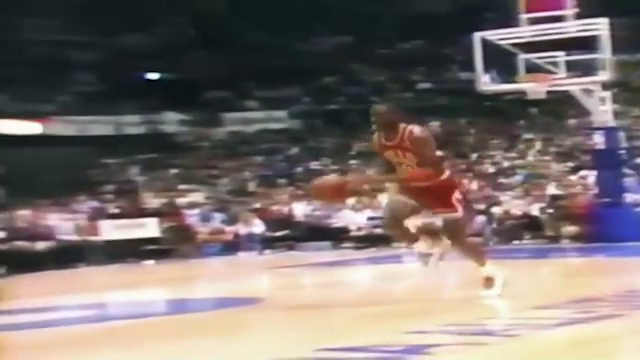
#> input picture frame 24 of Visuals/Main.mp4, 640 x 360 px
$ jupyter execute --allow-errors Assignment_5_copy.ipynb
#> lines starting #> are read from the running program, lines starting #| are printed output that depends on the picture
# Assignment 5 (Week 4)

## Assignment: Video Processing and Contour Detection Using OpenCV

reference:  https://colab.research.google.com/drive/1_FGt6GyViY1BAK2dIpf5DFjpH79zBV5E?usp=sharingLinks

**Objective:**

In this assignment, you will gain hands-on experience with OpenCV by building three applications in a Google Colab notebook:

1. **Video I/O Application:** Read from and write to a video stream. You can modify or extend the code we used in class.
2. **Motion Detection Application:** Develop a motion detection system that explains the concepts of foreground mass (the difference between the background model and the current frame) and erosion (a morphological operation used to remove noise). You should demonstrate erosion on a new video clip.
3. **Contour Detection Application:** Write code that identifies and draws contours on an image. For extra credit, extend your solution to detect and draw contours in a video (with a clip that is less than one minute long).

## Part 1: Video I/O Application

**Requirements:**

- **Input:** Use any video file of your choice (or create one, e.g., using your webcam or a synthetic video clip that is less than 1 minute long).
- **Processing:** Implement a simple transformation on each frame (this can be as basic as converting to grayscale, overlaying text, or drawing shapes).
- **Output:** Write the processed frames to a new video file.

**Instructions:**

1. **Reading the Video:**
    - Use cv2.VideoCapture to open the video file.
    - Loop through each frame and perform your processing.
2. **Processing the Frames:**
    - Apply your chosen transformation (for example, add a timestamp overlay or convert to grayscale).
3. **Writing the Video:**
    - Use cv2.VideoWriter to create an output video file.
    - Write the processed frames to this file.

Hint: Ensure your output video settings (frame size, codec, and frame rate) match the input video.

[cell 1]
# First cell: Video Display
# This cell demonstrates how to load and display a video using MoviePy

# Import VideoFileClip from moviepy.editor - this class handles video file operations
# VideoFileClip can read various video formats and provides methods for video manipulation
from moviepy import VideoFileClip
from IPython.display import display, Video

# Specify the path to the input video file
# The video is located in the Visuals directory, one level up from current directory
input_video = '../Visuals/Main.mp4'

# Load the video file into a VideoFileClip object
# This creates a clip object that can be manipulated and displayed
#> (the rest of this cell did not finish here and is left out)

[cell 2]
import cv2

# Part 1: Video I/O Application

# Define the paths for input and output videos
# We'll read from Main.mp4 and create a grayscale version as output
input_video_path = '../Visuals/Main.mp4'
output_video_path = '../Visuals/Output_Main_Grayscale.avi'

# Initialize video capture object to read from the input video file
# cv2.VideoCapture() creates a video capture object that can read frames from a video
cap = cv2.VideoCapture(input_video_path)

# Extract important video properties that we'll need for the output video
# CAP_PROP_FRAME_WIDTH/HEIGHT: Get the dimensions of each video frame
# CAP_PROP_FPS: Get the frames per second of the input video
frame_width = int(cap.get(cv2.CAP_PROP_FRAME_WIDTH))
frame_height = int(cap.get(cv2.CAP_PROP_FRAME_HEIGHT))
frame_rate = int(cap.get(cv2.CAP_PROP_FPS))

# Set up the video writer object to save the processed frames
# fourcc: Four character code that specifies the video codec (mp4v for MP4 format)
# isColor=False because we're writing grayscale frames
fourcc = cv2.VideoWriter_fourcc(*'XVID')
out = cv2.VideoWriter(output_video_path, fourcc, frame_rate, (frame_width, frame_height), isColor=False)

# Main processing loop: read frames, convert to grayscale, and write to output
while cap.isOpened():
    # Read a single frame from the video
    # ret: Boolean indicating if frame was successfully read
    # frame: The actual image data of the frame
    ret, frame = cap.read()
#> frame is the input picture: shape (360, 640, 3); mean B, G, R 110.4, 113.5, 124.1
    if not ret:
        # Break the loop if we've reached the end of the video
        break

    # Convert the frame from BGR color space to grayscale
    # OpenCV reads images in BGR (Blue-Green-Red) format by default
    # cv2.COLOR_BGR2GRAY converts from BGR color space to single-channel grayscale
    gray_frame = cv2.cvtColor(frame, cv2.COLOR_BGR2GRAY)
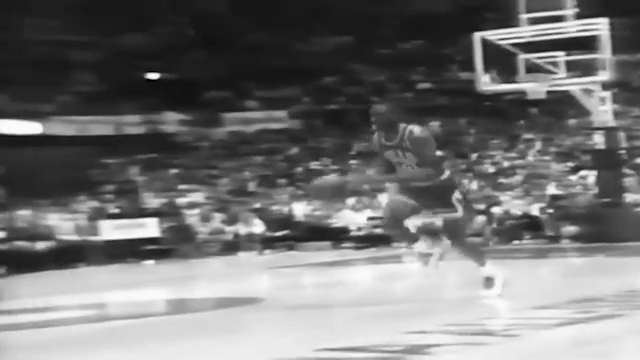
#> gray_frame: shape (360, 640); min 0, max 255, mean 116.3

    # Write the processed grayscale frame to the output video
    out.write(gray_frame)

# Clean up: release video capture and writer objects
# This properly closes the files and frees up system resources
cap.release()
out.release()
# Close any OpenCV windows that might have been opened
# cv2.destroyAllWindows()


$ run again, starting later in the video
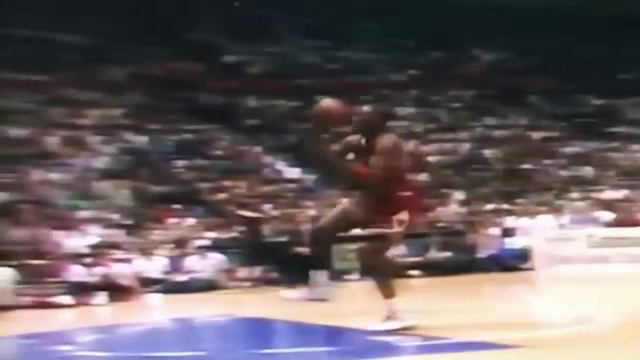
#> input picture frame 110 of Visuals/Main.mp4, 640 x 360 px
#> frame is the input picture: shape (360, 640, 3); mean B, G, R 97.5, 95.2, 105.6
#> `gray_frame = cv2.cvtColor(frame, cv2.COLOR_BGR2GRAY)`:
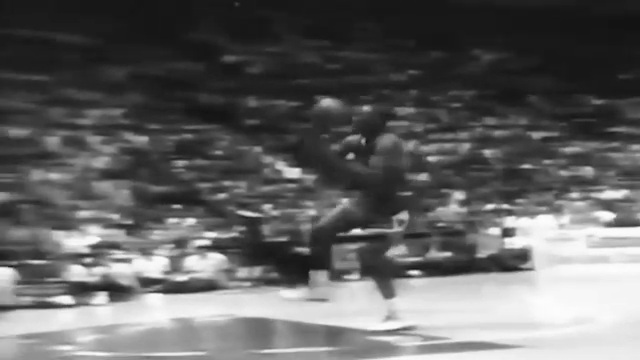
#> gray_frame: shape (360, 640); min 18, max 254, mean 98.5

$ run again, starting later in the video
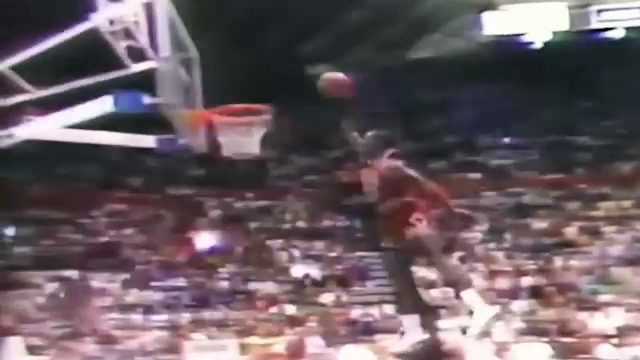
#> input picture frame 196 of Visuals/Main.mp4, 640 x 360 px
#> frame is the input picture: shape (360, 640, 3); mean B, G, R 97.3, 91.6, 105.5
#> `gray_frame = cv2.cvtColor(frame, cv2.COLOR_BGR2GRAY)`:
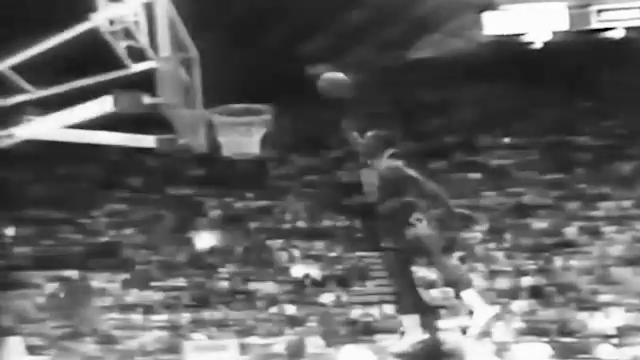
#> gray_frame: shape (360, 640); min 0, max 255, mean 96.4
